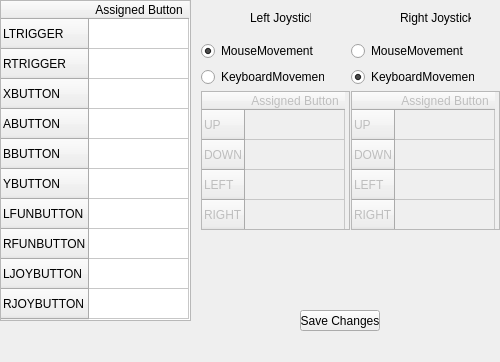
<?xml version="1.0" encoding="UTF-8"?>
<ui version="4.0">
 <class>CustomConfiguration</class>
 <widget class="QWidget" name="CustomConfiguration">
  <property name="geometry">
   <rect>
    <x>0</x>
    <y>0</y>
    <width>500</width>
    <height>362</height>
   </rect>
  </property>
  <property name="mouseTracking">
   <bool>true</bool>
  </property>
  <property name="windowTitle">
   <string>Form</string>
  </property>
  <property name="locale">
   <locale language="English" country="UnitedStates"/>
  </property>
  <widget class="QTableWidget" name="buttonTable">
   <property name="geometry">
    <rect>
     <x>0</x>
     <y>0</y>
     <width>191</width>
     <height>321</height>
    </rect>
   </property>
   <property name="mouseTracking">
    <bool>true</bool>
   </property>
   <property name="focusPolicy">
    <enum>Qt::NoFocus</enum>
   </property>
   <property name="locale">
    <locale language="English" country="UnitedStates"/>
   </property>
   <property name="verticalScrollBarPolicy">
    <enum>Qt::ScrollBarAlwaysOff</enum>
   </property>
   <property name="autoScroll">
    <bool>false</bool>
   </property>
   <property name="selectionMode">
    <enum>QAbstractItemView::NoSelection</enum>
   </property>
   <property name="selectionBehavior">
    <enum>QAbstractItemView::SelectRows</enum>
   </property>
   <row>
    <property name="text">
     <string>LTRIGGER</string>
    </property>
   </row>
   <row>
    <property name="text">
     <string>RTRIGGER</string>
    </property>
   </row>
   <row>
    <property name="text">
     <string>XBUTTON</string>
    </property>
   </row>
   <row>
    <property name="text">
     <string>ABUTTON</string>
    </property>
   </row>
   <row>
    <property name="text">
     <string>BBUTTON</string>
    </property>
   </row>
   <row>
    <property name="text">
     <string>YBUTTON</string>
    </property>
   </row>
   <row>
    <property name="text">
     <string>LFUNBUTTON</string>
    </property>
   </row>
   <row>
    <property name="text">
     <string>RFUNBUTTON</string>
    </property>
   </row>
   <row>
    <property name="text">
     <string>LJOYBUTTON</string>
    </property>
   </row>
   <row>
    <property name="text">
     <string>RJOYBUTTON</string>
    </property>
   </row>
   <column>
    <property name="text">
     <string>Assigned Button</string>
    </property>
   </column>
   <item row="0" column="0">
    <property name="text">
     <string/>
    </property>
    <property name="flags">
     <set>ItemIsSelectable|ItemIsEnabled</set>
    </property>
   </item>
   <item row="1" column="0">
    <property name="flags">
     <set>ItemIsSelectable|ItemIsEnabled</set>
    </property>
   </item>
   <item row="2" column="0">
    <property name="flags">
     <set>ItemIsSelectable|ItemIsEnabled</set>
    </property>
   </item>
   <item row="3" column="0">
    <property name="text">
     <string/>
    </property>
    <property name="flags">
     <set>ItemIsSelectable|ItemIsEnabled</set>
    </property>
   </item>
   <item row="4" column="0">
    <property name="flags">
     <set>ItemIsSelectable|ItemIsEnabled</set>
    </property>
   </item>
   <item row="5" column="0">
    <property name="flags">
     <set>ItemIsSelectable|ItemIsEnabled</set>
    </property>
   </item>
   <item row="6" column="0">
    <property name="flags">
     <set>ItemIsSelectable|ItemIsEnabled</set>
    </property>
   </item>
   <item row="7" column="0">
    <property name="flags">
     <set>ItemIsSelectable|ItemIsEnabled</set>
    </property>
   </item>
   <item row="8" column="0">
    <property name="flags">
     <set>ItemIsSelectable|ItemIsEnabled</set>
    </property>
   </item>
   <item row="9" column="0">
    <property name="flags">
     <set>ItemIsSelectable|ItemIsEnabled</set>
    </property>
   </item>
  </widget>
  <widget class="QLabel" name="leftJoyLabel">
   <property name="geometry">
    <rect>
     <x>250</x>
     <y>10</y>
     <width>61</width>
     <height>16</height>
    </rect>
   </property>
   <property name="mouseTracking">
    <bool>true</bool>
   </property>
   <property name="text">
    <string>Left Joystick</string>
   </property>
  </widget>
  <widget class="QLabel" name="rightJoyLabel">
   <property name="geometry">
    <rect>
     <x>400</x>
     <y>10</y>
     <width>71</width>
     <height>16</height>
    </rect>
   </property>
   <property name="mouseTracking">
    <bool>true</bool>
   </property>
   <property name="text">
    <string>Right Joystick</string>
   </property>
  </widget>
  <widget class="QTableWidget" name="leftButtonTable">
   <property name="enabled">
    <bool>false</bool>
   </property>
   <property name="geometry">
    <rect>
     <x>201</x>
     <y>91</y>
     <width>149</width>
     <height>139</height>
    </rect>
   </property>
   <property name="mouseTracking">
    <bool>true</bool>
   </property>
   <property name="focusPolicy">
    <enum>Qt::NoFocus</enum>
   </property>
   <property name="locale">
    <locale language="English" country="UnitedStates"/>
   </property>
   <property name="verticalScrollBarPolicy">
    <enum>Qt::ScrollBarAlwaysOff</enum>
   </property>
   <property name="autoScroll">
    <bool>false</bool>
   </property>
   <property name="tabKeyNavigation">
    <bool>false</bool>
   </property>
   <property name="selectionMode">
    <enum>QAbstractItemView::NoSelection</enum>
   </property>
   <property name="wordWrap">
    <bool>true</bool>
   </property>
   <row>
    <property name="text">
     <string>UP</string>
    </property>
   </row>
   <row>
    <property name="text">
     <string>DOWN</string>
    </property>
   </row>
   <row>
    <property name="text">
     <string>LEFT</string>
    </property>
   </row>
   <row>
    <property name="text">
     <string>RIGHT</string>
    </property>
   </row>
   <column>
    <property name="text">
     <string>Assigned Button</string>
    </property>
   </column>
   <item row="0" column="0">
    <property name="text">
     <string/>
    </property>
    <property name="flags">
     <set>ItemIsEnabled</set>
    </property>
   </item>
   <item row="1" column="0">
    <property name="flags">
     <set>ItemIsEnabled</set>
    </property>
   </item>
   <item row="2" column="0">
    <property name="flags">
     <set>ItemIsEnabled</set>
    </property>
   </item>
   <item row="3" column="0">
    <property name="flags">
     <set>ItemIsEnabled</set>
    </property>
   </item>
  </widget>
  <widget class="QTableWidget" name="rightButtonTable">
   <property name="enabled">
    <bool>false</bool>
   </property>
   <property name="geometry">
    <rect>
     <x>351</x>
     <y>91</y>
     <width>149</width>
     <height>139</height>
    </rect>
   </property>
   <property name="mouseTracking">
    <bool>true</bool>
   </property>
   <property name="focusPolicy">
    <enum>Qt::NoFocus</enum>
   </property>
   <property name="locale">
    <locale language="English" country="UnitedStates"/>
   </property>
   <property name="verticalScrollBarPolicy">
    <enum>Qt::ScrollBarAlwaysOff</enum>
   </property>
   <property name="autoScroll">
    <bool>false</bool>
   </property>
   <property name="tabKeyNavigation">
    <bool>false</bool>
   </property>
   <property name="selectionMode">
    <enum>QAbstractItemView::NoSelection</enum>
   </property>
   <property name="wordWrap">
    <bool>true</bool>
   </property>
   <row>
    <property name="text">
     <string>UP</string>
    </property>
   </row>
   <row>
    <property name="text">
     <string>DOWN</string>
    </property>
   </row>
   <row>
    <property name="text">
     <string>LEFT</string>
    </property>
   </row>
   <row>
    <property name="text">
     <string>RIGHT</string>
    </property>
   </row>
   <column>
    <property name="text">
     <string>Assigned Button</string>
    </property>
   </column>
   <item row="0" column="0">
    <property name="text">
     <string/>
    </property>
    <property name="flags">
     <set>ItemIsEnabled</set>
    </property>
   </item>
   <item row="1" column="0">
    <property name="flags">
     <set>ItemIsEnabled</set>
    </property>
   </item>
   <item row="2" column="0">
    <property name="flags">
     <set>ItemIsEnabled</set>
    </property>
   </item>
   <item row="3" column="0">
    <property name="flags">
     <set>ItemIsEnabled</set>
    </property>
   </item>
  </widget>
  <widget class="QWidget" name="layoutWidget">
   <property name="geometry">
    <rect>
     <x>201</x>
     <y>41</y>
     <width>123</width>
     <height>46</height>
    </rect>
   </property>
   <layout class="QVBoxLayout" name="verticalLayout">
    <item>
     <widget class="QRadioButton" name="isLeftMouseControl">
      <property name="focusPolicy">
       <enum>Qt::NoFocus</enum>
      </property>
      <property name="text">
       <string>MouseMovement</string>
      </property>
      <property name="checked">
       <bool>true</bool>
      </property>
     </widget>
    </item>
    <item>
     <widget class="QRadioButton" name="isLeftKeyboardControl">
      <property name="focusPolicy">
       <enum>Qt::NoFocus</enum>
      </property>
      <property name="text">
       <string>KeyboardMovement</string>
      </property>
     </widget>
    </item>
   </layout>
  </widget>
  <widget class="QWidget" name="layoutWidget">
   <property name="geometry">
    <rect>
     <x>351</x>
     <y>41</y>
     <width>123</width>
     <height>46</height>
    </rect>
   </property>
   <layout class="QVBoxLayout" name="verticalLayout_2">
    <item>
     <widget class="QRadioButton" name="isRightMouseControl">
      <property name="focusPolicy">
       <enum>Qt::NoFocus</enum>
      </property>
      <property name="text">
       <string>MouseMovement</string>
      </property>
      <property name="checked">
       <bool>false</bool>
      </property>
     </widget>
    </item>
    <item>
     <widget class="QRadioButton" name="isRightKeyboardControl">
      <property name="focusPolicy">
       <enum>Qt::NoFocus</enum>
      </property>
      <property name="text">
       <string>KeyboardMovement</string>
      </property>
      <property name="checked">
       <bool>true</bool>
      </property>
     </widget>
    </item>
   </layout>
  </widget>
  <widget class="QPushButton" name="saveButton">
   <property name="geometry">
    <rect>
     <x>300</x>
     <y>310</y>
     <width>80</width>
     <height>21</height>
    </rect>
   </property>
   <property name="text">
    <string>Save Changes</string>
   </property>
  </widget>
 </widget>
 <resources/>
 <connections/>
</ui>
